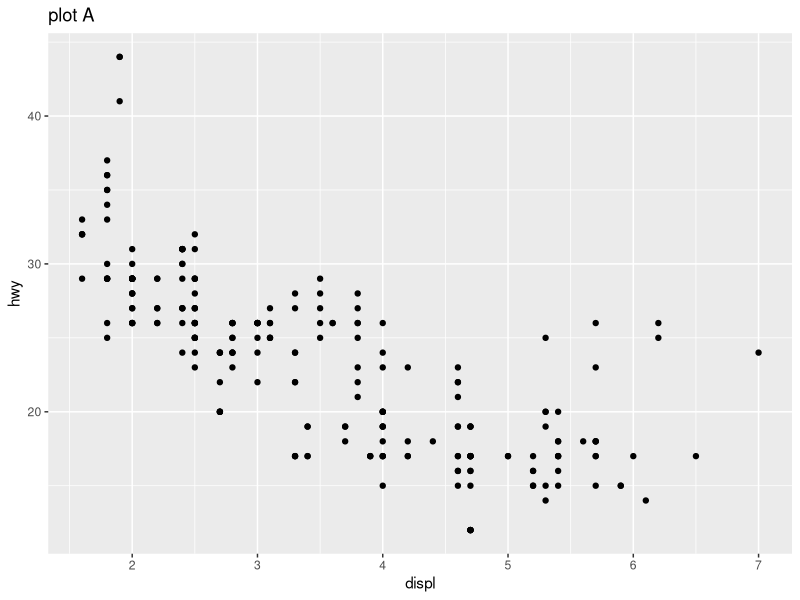
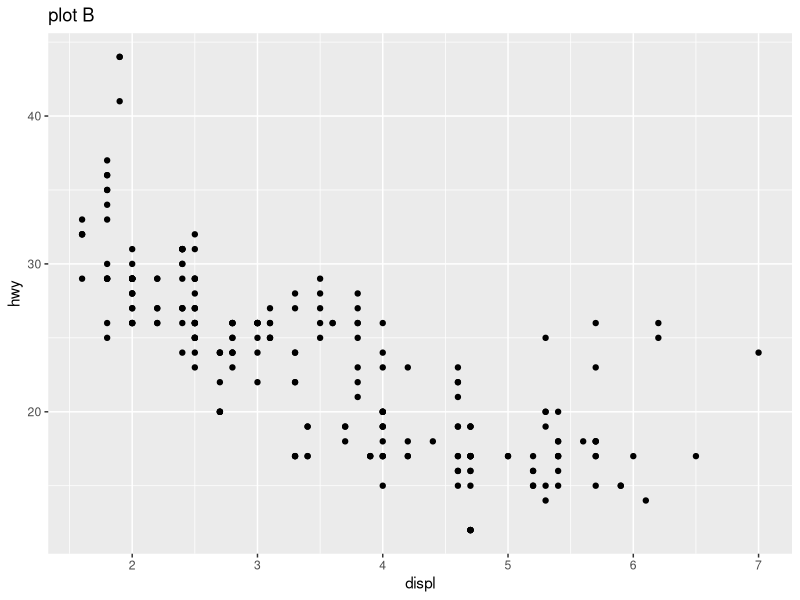
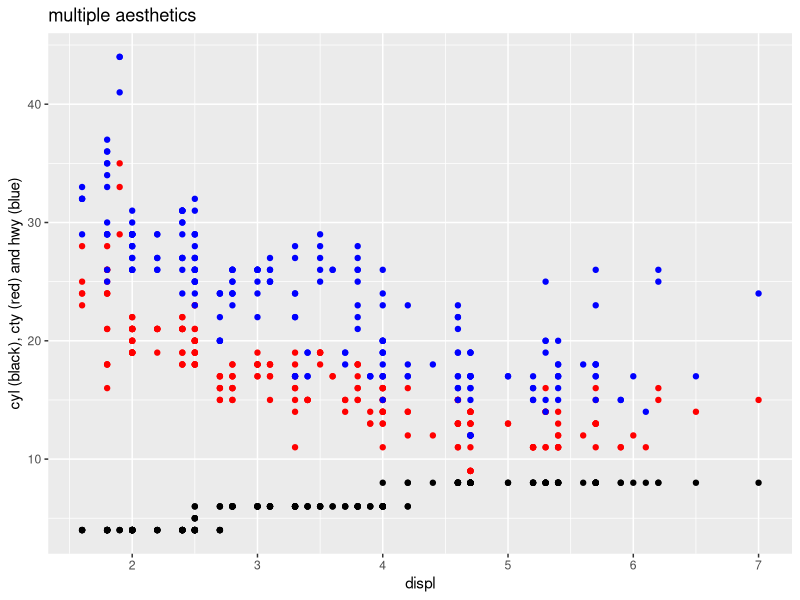
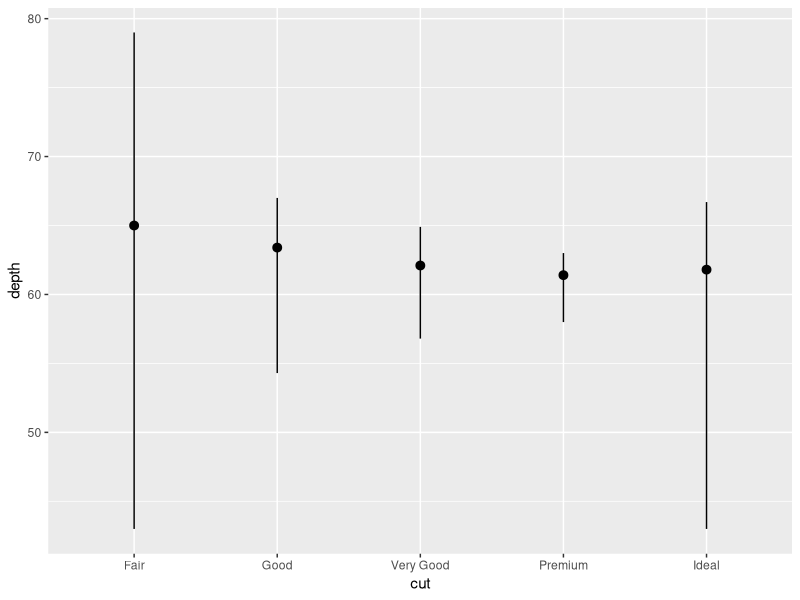
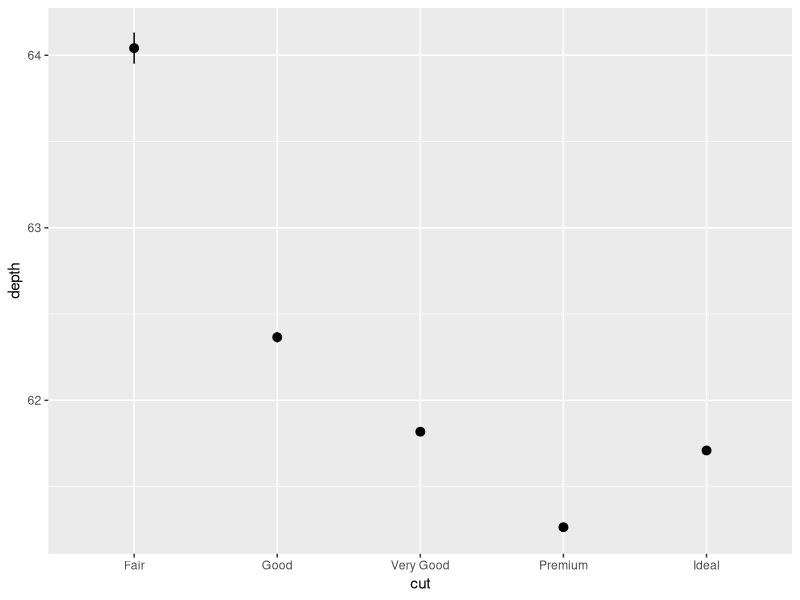
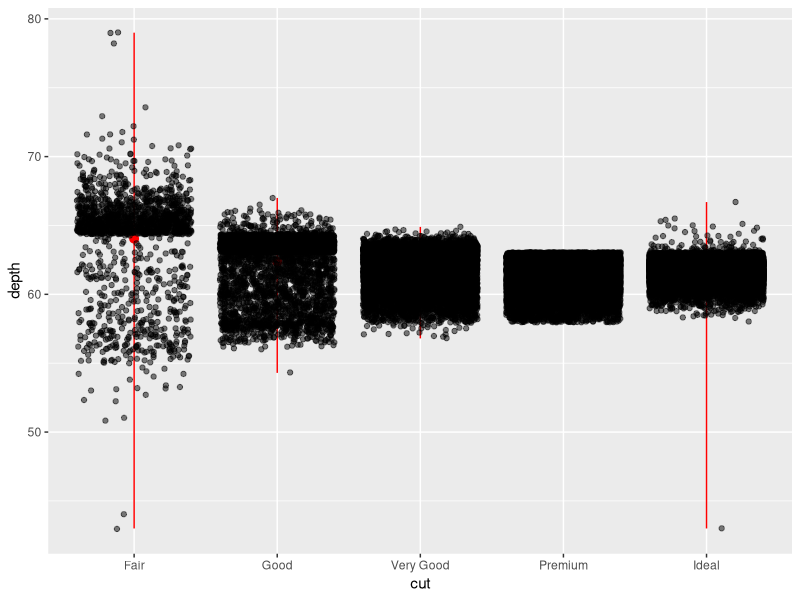

Write R code to recreate these figures, in order. (Note: this script raises an error after producing the figures.)
library(tidyverse)

##############

#these two are completely equivalent
ggplot(data = mpg) + 
  geom_point(mapping = aes(x = displ, y = hwy)) +
  ggtitle("plot A")

ggplot(data = mpg, mapping = aes(x = displ, y = hwy)) + 
  geom_point() +
  ggtitle("plot B")

##############

#an example to illustrate how multiple aes can be used
##seriously tho, don't plot three y variables 
##in the same plot --- it's bloody confusing
ggplot(data = mpg, mapping = aes(x = displ)) + 
  geom_point(mapping = aes(y = cyl)) +
  geom_point(mapping = aes(y = cty), colour = "red") +
  geom_point(mapping = aes(y = hwy), colour = "blue") +
  ggtitle("multiple aesthetics") +
  labs(y = "cyl (black), cty (red) and hwy (blue)")


##############

#useful stuff to recolour plots in R
#https://ggplot2.tidyverse.org/reference/scale_brewer.html

##############

#3.7.1 q1
ggplot(data = diamonds) + 
  stat_summary(
    mapping = aes(x = cut, y = depth),
    fun.ymin = min,
    fun.ymax = max,
    fun.y = median
  )

ggplot(data = diamonds) +
  geom_pointrange(
    mapping = aes(x = cut, y = depth),
    stat = "summary",
    fun.ymin = min,
    fun.ymax = max,
    fun.y = median
  )

#fancier version
ggplot(data = diamonds, 
       mapping = aes(x = cut, y = depth)) + 
  stat_summary(fun.ymin = min, fun.ymax = max, 
               fun.y = mean, colour = "red") +
  geom_point(alpha = 0.5, position = "jitter")

ggplot(data) +
  geom_point(mapping = aes(x = x, y = y,
                           colour = marker_gene_status))

ggplot(mapping = aes(x=x, y=y)) +
  geom_point(data %>% filter(marker == FALSE), 
             colour = "black") +
  geom_point(data %>% filter(marker == TRUE), 
             colour = "red")

data %>% filter(marker == FALSE) %>%
  group_by(geneid) %>%
  summarise(mean) -> x

randomVariablewithalOndName <- filter(data, marker == FALSE)
randomkVariablewithalOndName <- group_by(randomVariablewithalOndName, geneid)
randomVariablewithalOndName <- sumarrise(randomVariablewithalOndName, mean)




##############

#3.7.1 q4
ggplot(data = diamonds, mapping = aes(x = carat, y = depth) ) + 
  geom_point(alpha = 0.1, position = "jitter") +
  stat_smooth()

##############

#3.7.1 q5

ggplot(data = diamonds) + 
  geom_bar(mapping = aes(x = cut, y = ..prop..,
                         fill = color))

ggplot(data = diamonds) + 
  geom_bar(mapping = aes(x = cut, y = ..prop..))
ggplot(data = diamonds) +
  geom_bar(mapping = aes(x = cut, y = ..prop.., group = 1))

ggplot(data = diamonds) +
  geom_bar(mapping = aes(x = cut, y = ..prop.., 
                         fill = color, group = color))

#another example (type ?group):

sample_data <- nlme::Oxboys %>% 
  filter(Subject %in% c(17,16,15,8,20,1,18,5,23,11,21,3,24,22))

sample_data %>%
  ggplot(mapping = aes(x = age, y = height, colour = Subject)) +
  geom_point()

# Multiple groups with one aesthetic
sample_data <- nlme::Oxboys #%>% 
  #filter(Subject %in% c(10,19,8,25,22))

h <- ggplot(data = sample_data, 
            mapping = aes(age, height, colour = Subject)) + 
  geom_point()
h

# this plots
h + geom_smooth()
h + geom_smooth(aes(group = Subject), formula = y~x,
                method = "lm")

## fits a single line of best fit across all points
h + geom_smooth(aes(group = 1), size = 2, method = "lm")

##############

ggplot(data = mpg) + 
  geom_point(mapping = aes(x = displ, y = hwy))

filter(mpg, cyl == 8)
filter(diamonds, carat > 3)



#ordering matters
set.seed(322)
n <- 1000
sample_data <- as_tibble(list(x = rnorm(n), y = rnorm(n), index = 1:n))

sample_data %>%
  ggplot(aes(x,y, colour = (index > 990))) +
  geom_point() +
  scale_color_manual(values = c("black", "red"))
